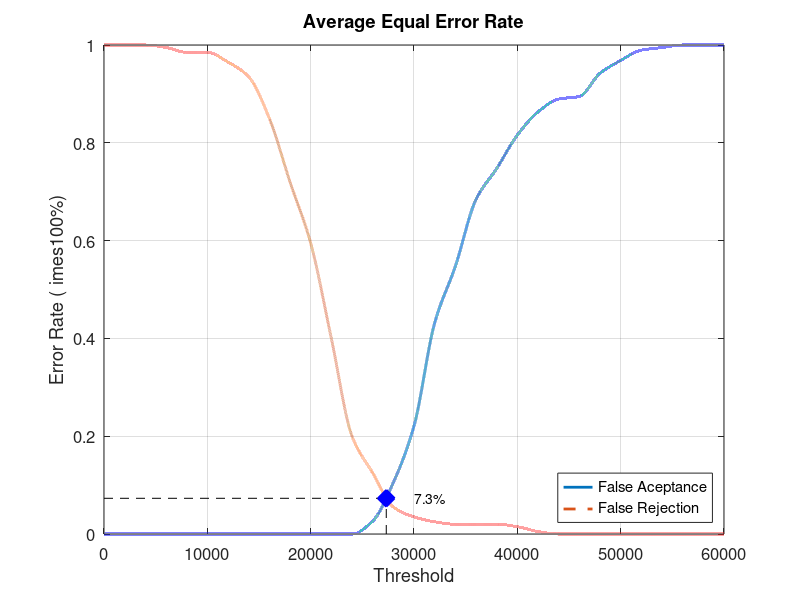
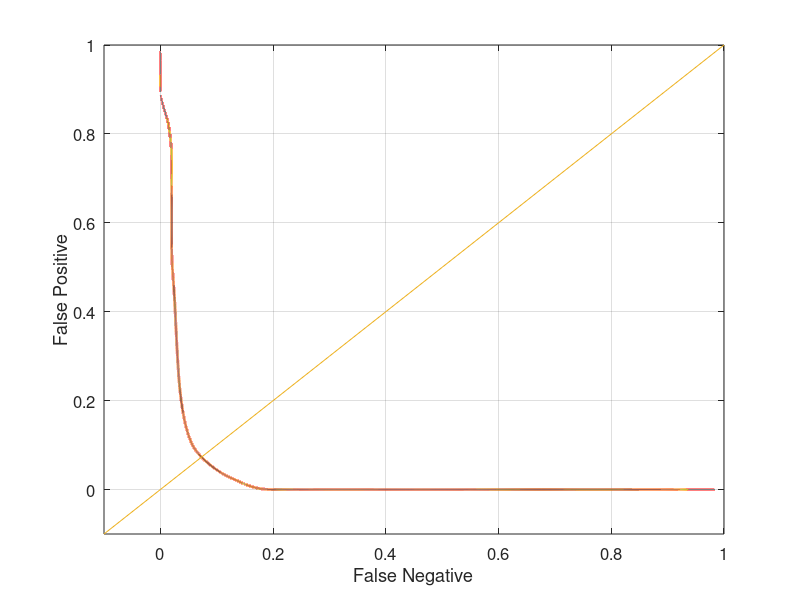

These charts were generated, in order, by the following MATLAB code:
close all;
clear;
clc;
x = 0:2000:60000;
xq = 0:0.5:60000;

y0 = [0 0 0 0 0 0 0 0 0 0 0 0 0 0.0263158 0.105263 0.221053 0.431579 0.547368 0.684211 0.747368 0.815789 0.863158 0.889474 0.894737 0.942105 0.968421 0.989474 0.994737 1 1 1]
yy0 = interp1(x, y0, xq, 'pchip');
y1 = [1 1 1 0.995 0.985 0.985 0.965 0.935 0.85 0.72 0.595 0.4 0.2 0.125 0.055 0.035 0.025 0.02 0.02 0.02 0.015 0.005 0 0 0 0 0 0 0 0 0]
yy1 = interp1(x, y1, xq, 'pchip');

% Calculating EER: 
y2 = abs(y0 - y1);
find(y2 == min(y2))
yy2 = abs(yy0 - yy1);
xEER = find(yy2 == min(yy2));
xEERIndex = xq(xEER) % X-axis EER
yEER = yy0(xEER) % Y-axis EER

main = figure
plot(xq, yy0,'-','LineWidth', 2);	hold on
plot(xq, yy1,'--','LineWidth', 2);	hold on
plot([xEERIndex xEERIndex], [0 yEER], 'k--');	hold on
plot([0 xEERIndex], [yEER yEER], 'k--');	hold on
plot(xEERIndex, yEER, 'bx', 'LineWidth', 10);	hold on
text(xEERIndex + 10 * xEERIndex / 100, yEER, [num2str(round((10000 * yEER)) / 100) '%'])
legend('False Aceptance', 'False Rejection', 'Location', 'SouthEast')
xlabel('Threshold')
ylabel('Error Rate (	imes100%)')
title('Average Equal Error Rate')
set(gca, 'FontSize', 12)
axis([0 60000 0 1])
grid on

print(main, 'Database3_4Main', '-dpng');
FNRxFPR = figure('Color', [1 1 1]);
plot(yy1, yy0, '-', yy1, yy0, 'LineWidth', 2);
hold on
y = -0.1:0.1:1
plot(y, y); 
set(gca, 'FontSize', 12)
xlabel('False Negative')
ylabel('False Positive')
axis([-0.1 1 -0.1 1])
set(gca, 'FontSize', 12)
grid on

print(FNRxFPR, 'Database3_4FNRxFPR','-dpng');
